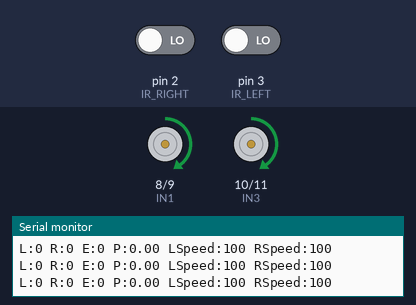
A sketch run on a simulated Arduino Uno, built with avr-gcc and run on an emulated ATmega328P. Parts: motor-driver pin pairs drawn as motors (green arrow = first pin HIGH = forward, orange = second pin HIGH = backward, longer = more drive, scaled by the enable pin), the last lines printed to the serial monitor. The inputs (shaded band) are chosen by the test bench; at power-on: pin 2 (IR_RIGHT) LOW, pin 3 (IR_LEFT) LOW.

Above: at 1.2 s.
1.3 s: pin 2 (IR_RIGHT) driven HIGH
At 1.8 s:
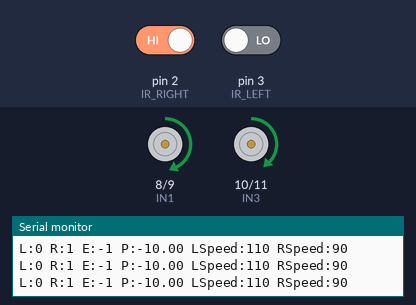
2.9 s: pin 3 (IR_LEFT) driven HIGH
At 3.7 s:
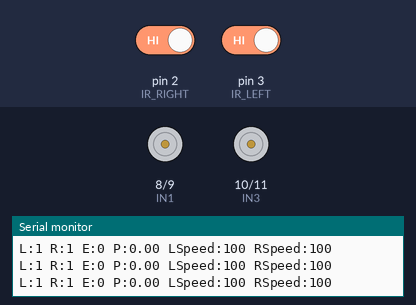
4.4 s: pin 3 (IR_LEFT) driven LOW
At 5.6 s:
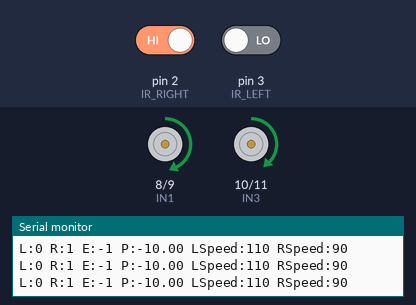
Timing chart, 0 to 7.4 s (numbered marks = the images above; inputs shaded):
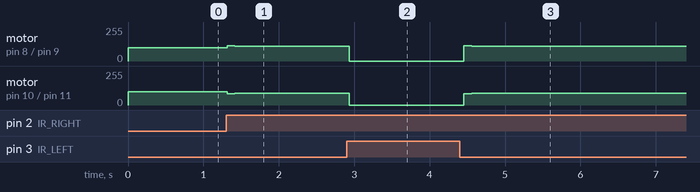

Measured:
- after the input at 1.3 s, motor on pin 8 (IN1) / pin 9 (IN2): forward 100/255 → forward 115/255 at once, → forward 110/255 0.10 s later; motor on pin 10 (IN3) / pin 11 (IN4): forward 100/255 → forward 85/255 at once, → forward 90/255 0.10 s later
- after the input at 2.9 s, motor on pin 8 (IN1) / pin 9 (IN2): forward 110/255 → stopped at once; motor on pin 10 (IN3) / pin 11 (IN4): forward 90/255 → stopped at once
- after the input at 4.4 s, motor on pin 8 (IN1) / pin 9 (IN2): stopped → forward 115/255 after 0.06 s, → forward 110/255 0.10 s later; motor on pin 10 (IN3) / pin 11 (IN4): stopped → forward 85/255 after 0.06 s, → forward 90/255 0.10 s later

The sketch:

attempt4_LineFollower.ino
```cpp
#define IN1 8
#define IN2 9
#define IN3 10
#define IN4 11
#define EN1 5
#define EN2 6
#define IR_LEFT 3
#define IR_RIGHT 2

float Kp = 10.0;
float Ki = 0.0;
float Kd = 5.0;

int error = 0, lastError = 0;
float P = 0, I = 0, D = 0;
float PID_value = 0;

int baseSpeed = 100;
int leftMotorSpeed = 0, rightMotorSpeed = 0;

void setup() {
  pinMode(IN1, OUTPUT);
  pinMode(IN2, OUTPUT);
  pinMode(IN3, OUTPUT);
  pinMode(IN4, OUTPUT);
  pinMode(EN1, OUTPUT);
  pinMode(EN2, OUTPUT);
  pinMode(IR_LEFT, INPUT);
  pinMode(IR_RIGHT, INPUT);

  Serial.begin(9600);
}

void loop() {
  int left = digitalRead(IR_LEFT);
  int right = digitalRead(IR_RIGHT);

  // If sensors are reversed, swap error calculation
  error = left - right;

  P = error;
  I += error;
  I = constrain(I, -50, 50); // Prevent integral windup
  D = error - lastError;
  lastError = error;

  PID_value = (Kp * P) + (Ki * I) + (Kd * D);

  leftMotorSpeed = constrain(baseSpeed - PID_value, 0, 255);
  rightMotorSpeed = constrain(baseSpeed + PID_value, 0, 255);

  if (left == 1 && right == 1) {
    stopMotors();
  } else {
    moveMotors(leftMotorSpeed, rightMotorSpeed);
  }

  Serial.print("L:");
  Serial.print(left);
  Serial.print(" R:");
  Serial.print(right);
  Serial.print(" E:");
  Serial.print(error);
  Serial.print(" P:");
  Serial.print(PID_value);
  Serial.print(" LSpeed:");
  Serial.print(leftMotorSpeed);
  Serial.print(" RSpeed:");
  Serial.println(rightMotorSpeed);

  delay(100);
}

void stopMotors() {
  digitalWrite(IN1, LOW);
  digitalWrite(IN2, LOW);
  digitalWrite(IN3, LOW);
  digitalWrite(IN4, LOW);
  analogWrite(EN1, 0);
  analogWrite(EN2, 0);
}

void moveMotors(int leftSpeed, int rightSpeed) {
  analogWrite(EN1, leftSpeed);
  analogWrite(EN2, rightSpeed);
  digitalWrite(IN1, HIGH);
  digitalWrite(IN2, LOW);
  digitalWrite(IN3, HIGH);
  digitalWrite(IN4, LOW);
}
```
